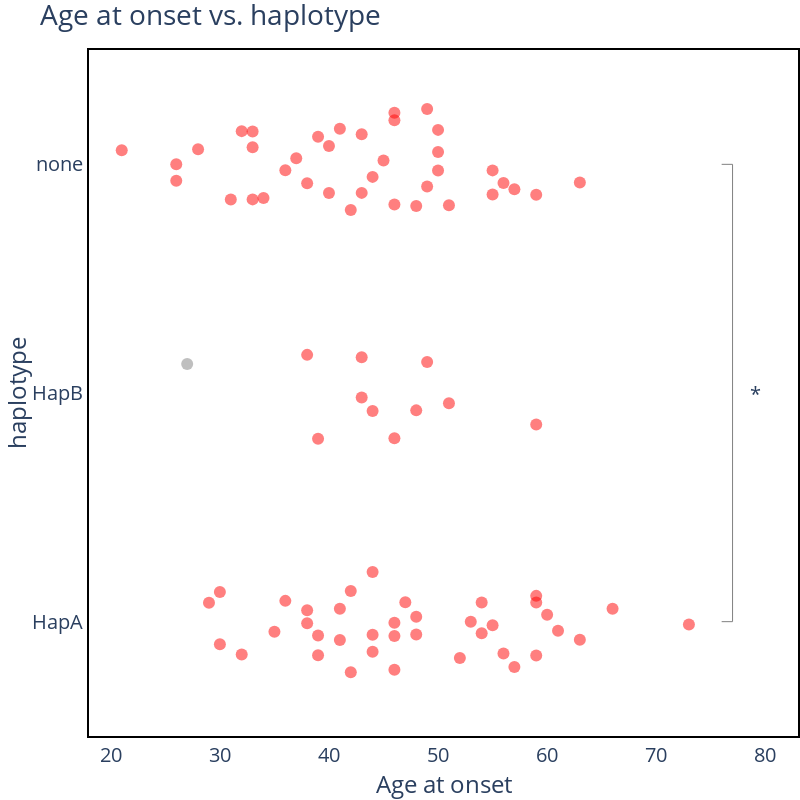

Notebook cell for this chart:
### Code cell
age_strip_plot("AGEATONSET")

### Figure 1 — Plotly figure (JSON) as saved in the notebook; plotly's stock layout.template omitted (floating-point values rounded to 4 significant figures)
{"data": [{"alignmentgroup": "True", "boxpoints": "all", "customdata": [["rr_NA21_285"], ["rr_NA01_027"], ["rr_NA09_238"], ["rr_NA14_199"], ["rr_UNSW2220"], ["rr_NA19_309"], ["rr_QSBB51_18"], ["rr_NA23_161"], ["rr_A02_164"], ["rr_PIDN17760"], ["rr_Pt_3303"], ["rr_LN_C12_07006"], ["rr_UBC66_1"], ["rr_PIDN12322"], ["rr_RNBC-22_16"], ["rr_NP18739"], ["rr_PIDN6543"], ["rr_PIDN9402"], ["rr_UP101220"], ["rr_UNSW22478"], ["rr_NA23_005"], ["rr_FTD196_1"], ["rr_NA19_291"], ["rr_UNSW2185"], ["rr_NHB18_068"], ["rr_NHB15_114"], ["rr_IB5534"], ["rr_NHB14_059"], ["rr_NHB05_082"], ["rr_CW05_004"], ["rr_KCLA156_17"], ["rr_NHB05_059"], ["rr_KULA_23717"], ["rr_NHB03_018"], ["rr_EMC2013_098"], ["rr_X5817"], ["rr_EMC13_65"], ["rr_KULA_22549"], ["rr_PIDN738"], ["rr_PIDN106"], ["rr_UCL2783"], ["rr_RZ462"], ["rr_R556"], ["rr_FTD397_1"], ["rr_A15-074"], ["rr_NHB95_041"], ["rr_KCLA311_98"], ["rr_RZ257"], ["rr_Pt_8482"], ["rr_NA22_365"], ["rr_2021_017"], ["rr_QSBB81_17"], ["rr_2132"], ["rr_LN_N00_1835"], ["rr_E13_56"], ["rr_LN_C14_36644"], ["rr_LN_C10_25594"], ["rr_NP43508"], ["rr_UNSW22488"], ["rr_Ro_AH11.2"], ["rr_2T7T4"], ["rr_CW00_009"], ["rr_NHB16_047"], ["rr_NHB94_068"], ["rr_IB6387"], ["rr_KCLA061_16"], ["rr_KULA_24063"], ["rr_Muk49"], ["rr_7965"], ["rr_NA20_415"], ["rr_NA22_425"], ["rr_NA22_197"], ["rr_NRA22654"], ["rr_A06_120"], ["rr_UCL12461"], ["rr_UCL1506"], ["rr_UCL19247"], ["rr_NHB15_065"], ["rr_VA05_109"], ["rr_X5929"], ["rr_PIDN1734"], ["rr_PIDN19525"], ["rr_PIDN2662"], ["rr_PIDN3794"], ["rr_A17_05"], ["rr_2005_044"]], "fillcolor": "rgba(255,255,255,0)", "hoveron": "points", "hovertemplate": "issue=N<br>Age at onset=%{x}<br>haplotype=%{y}<br>Gentli_ID=%{customdata[0]}<extra></extra>", "jitter": 1, "legendgroup": "N", "line": {"color": "rgba(255,255,255,0)"}, "marker": {"color": "red", "opacity": 0.5, "size": 12}, "name": "N", "offsetgroup": "N", "orientation": "h", "pointpos": 0, "showlegend": true, "type": "box", "x": [59, 38, 48, 30, 56, 47, 61, 38, 59, 63, 52, 48, 46, 57, 53, 39, 46, 44, 46, 59, 55, 66, 41, 60, 54, 73, 29, 44, 30, 41, 36, 32, 39, 35, 44, 54, 42, 42, 43, 48, 44, 39, 38, 51, 43, 49, 59, 46, 59, 44, 21, 49, 63, 31, 26, 50, 40, 57, 33, 39, 36, 48, 40, 56, 50, 43, 42, 28, 46, 55, 49, 41, 46, 33, 46, 51, 43, 50, 38, 34, 55, 26, 37, 32, 33, 45], "x0": " ", "xaxis": "x", "y": ["HapA", "HapA", "HapA", "HapA", "HapA", "HapA", "HapA", "HapA", "HapA", "HapA", "HapA", "HapA", "HapA", "HapA", "HapA", "HapA", "HapA", "HapA", "HapA", "HapA", "HapA", "HapA", "HapA", "HapA", "HapA", "HapA", "HapA", "HapA", "HapA", "HapA", "HapA", "HapA", "HapA", "HapA", "HapA", "HapA", "HapA", "HapA", "HapB", "HapB", "HapB", "HapB", "HapB", "HapB", "HapB", "HapB", "HapB", "HapB", "none", "none", "none", "none", "none", "none", "none", "none", "none", "none", "none", "none", "none", "none", "none", "none", "none", "none", "none", "none", "none", "none", "none", "none", "none", "none", "none", "none", "none", "none", "none", "none", "none", "none", "none", "none", "none", "none"], "y0": " ", "yaxis": "y"}, {"alignmentgroup": "True", "boxpoints": "all", "customdata": [["rr_PIDN4463"]], "fillcolor": "rgba(255,255,255,0)", "hoveron": "points", "hovertemplate": "issue=Y<br>Age at onset=%{x}<br>haplotype=%{y}<br>Gentli_ID=%{customdata[0]}<extra></extra>", "jitter": 1, "legendgroup": "Y", "line": {"color": "rgba(255,255,255,0)"}, "marker": {"color": "grey", "opacity": 0.5, "size": 12}, "name": "Y", "offsetgroup": "Y", "orientation": "h", "pointpos": 0, "showlegend": true, "type": "box", "x": [27], "x0": " ", "xaxis": "x", "y": ["HapB"], "y0": " ", "yaxis": "y"}, {"line": {"color": "grey", "width": 1}, "mode": "lines", "showlegend": false, "type": "scatter", "x": [76, 77, 77, 76], "y": ["none", "none", "HapA", "HapA"]}], "layout": {"annotations": [{"font": {"size": 20}, "showarrow": false, "text": "*", "x": 0.95, "xref": "paper", "y": 0.5, "yref": "paper"}], "boxmode": "overlay", "font": {"size": 20}, "height": 800, "legend": {"title": {"text": "issue"}, "tracegroupgap": 0}, "margin": {"b": 0, "l": 0, "r": 0, "t": 50}, "plot_bgcolor": "rgba(0, 0, 0, 0)", "showlegend": false, "title": {"text": "Age at onset vs. haplotype"}, "width": 800, "xaxis": {"anchor": "y", "domain": [0, 1], "linecolor": "black", "linewidth": 2, "mirror": true, "range": [18, 83], "showline": true, "title": {"text": "Age at onset"}}, "yaxis": {"anchor": "x", "domain": [0, 1], "linecolor": "black", "linewidth": 2, "mirror": true, "showline": true, "title": {"text": "haplotype"}}}}
